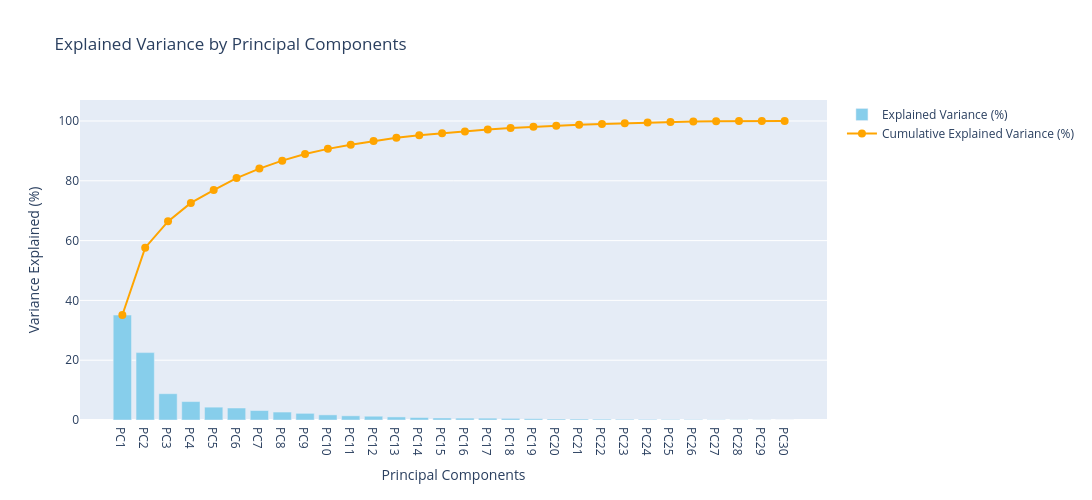

The notebook cell saved with this chart:
### Markdown cell above
### Create the Bar Plot for Explained Variance

### Code cell
bar_trace = go.Bar(
    x=[f'PC{i+1}' for i in range(len(explained_variance))],  # PC1, PC2, PC3, etc.
    y=explained_variance,
    name='Explained Variance (%)',
    marker=dict(color='skyblue')
)

# Create the Line Plot for Cumulative Explained Variance
line_trace = go.Scatter(
    x=[f'PC{i+1}' for i in range(len(cumulative_variance))],
    y=cumulative_variance,
    name='Cumulative Explained Variance (%)',
    mode='lines+markers',
    line=dict(color='orange'),
    marker=dict(size=8)
)

# Combine the Bar and Line Plots
layout = go.Layout(
    title='Explained Variance by Principal Components',
    xaxis=dict(title='Principal Components'),
    yaxis=dict(title='Variance Explained (%)'),
    barmode='group',
    width=1400,
    height=500
)

# Create the figure
fig = go.Figure(data=[bar_trace, line_trace], layout=layout)
# Show the plot
fig.show()

### Figure 1 — Plotly figure (JSON) as saved in the notebook; plotly's stock layout.template omitted (floating-point values rounded to 4 significant figures)
{"data": [{"marker": {"color": "skyblue"}, "name": "Explained Variance (%)", "type": "bar", "x": ["PC1", "PC2", "PC3", "PC4", "PC5", "PC6", "PC7", "PC8", "PC9", "PC10", "PC11", "PC12", "PC13", "PC14", "PC15", "PC16", "PC17", "PC18", "PC19", "PC20", "PC21", "PC22", "PC23", "PC24", "PC25", "PC26", "PC27", "PC28", "PC29", "PC30"], "y": [35.1, 22.54, 8.792, 6.164, 4.297, 4.013, 3.167, 2.661, 2.227, 1.716, 1.4, 1.266, 1.028, 0.836, 0.6777, 0.6262, 0.6129, 0.5362, 0.4311, 0.3279, 0.3186, 0.2839, 0.2373, 0.2059, 0.1764, 0.1625, 0.09349, 0.06066, 0.0372, 0.0]}, {"line": {"color": "orange"}, "marker": {"size": 8}, "mode": "lines+markers", "name": "Cumulative Explained Variance (%)", "type": "scatter", "x": ["PC1", "PC2", "PC3", "PC4", "PC5", "PC6", "PC7", "PC8", "PC9", "PC10", "PC11", "PC12", "PC13", "PC14", "PC15", "PC16", "PC17", "PC18", "PC19", "PC20", "PC21", "PC22", "PC23", "PC24", "PC25", "PC26", "PC27", "PC28", "PC29", "PC30"], "y": [35.1, 57.64, 66.44, 72.6, 76.9, 80.91, 84.08, 86.74, 88.97, 90.68, 92.08, 93.35, 94.38, 95.21, 95.89, 96.52, 97.13, 97.67, 98.1, 98.42, 98.74, 99.03, 99.26, 99.47, 99.65, 99.81, 99.9, 99.96, 100.0, 100.0]}], "layout": {"barmode": "group", "height": 500, "title": {"text": "Explained Variance by Principal Components"}, "width": 1400, "xaxis": {"title": {"text": "Principal Components"}}, "yaxis": {"title": {"text": "Variance Explained (%)"}}}}
